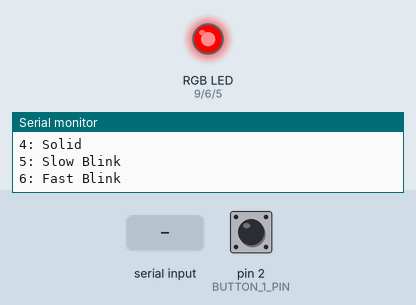
The sketch below on a simulated Arduino Uno, built with avr-gcc and run on an emulated ATmega328P. On the bench: an RGB LED mixed from three pins (HIGH = lit), the last lines printed to the serial monitor. Dashed ring = blinking. The inputs (shaded band) are chosen by the test bench; at power-on: pin 2 (BUTTON_1_PIN) LOW.

Above: at 1.2 s.
1.3 s: "5\n" received over Serial
At 1.8 s:
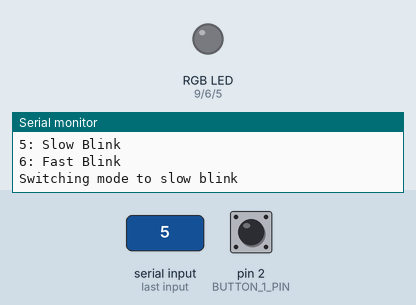
4.3 s: "3\n" received over Serial
At 5.1 s:
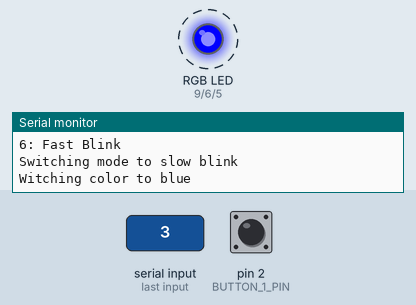
7.3 s: pin 2 (BUTTON_1_PIN) pulled HIGH for 0.15 s
10.3 s: "2\n" received over Serial
At 11.8 s:
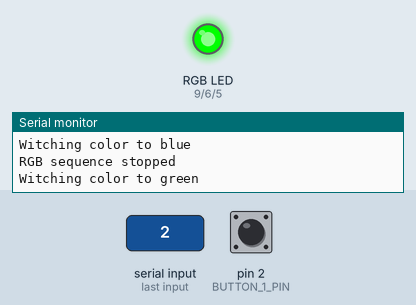
13.3 s: pin 2 (BUTTON_1_PIN) pulled HIGH for 1 s
At 14.4 s:
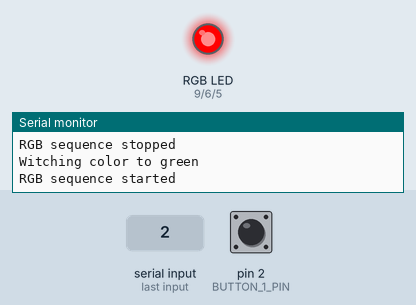
Timing chart, 0 to 16.3 s (numbered marks = the images above; inputs shaded):
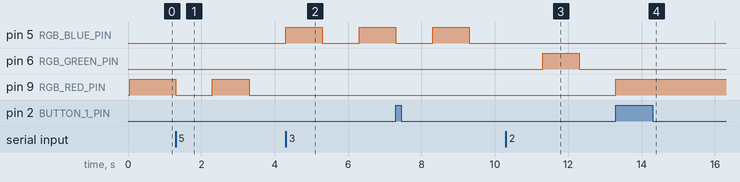

Measured:
- after the input at 1.3 s, pin 9 (RGB_RED_PIN): HIGH → LOW at once, → HIGH 1.0 s later, → LOW 1.0 s later
- after the input at 4.3 s, pin 5 (RGB_BLUE_PIN): LOW → HIGH at once, → LOW 1.0 s later, → HIGH 1.0 s later; pin 9 (RGB_RED_PIN): stays LOW (without the input it goes to HIGH after 0.00 s)
- after the input at 10.3 s, pin 5 (RGB_BLUE_PIN): stays LOW (without the input it goes to HIGH after 0.00 s); pin 6 (RGB_GREEN_PIN): LOW → HIGH after 1.0 s, → LOW 1.0 s later
- after the input at 13.3 s, pin 6 (RGB_GREEN_PIN): stops changing and stays LOW; pin 9 (RGB_RED_PIN): LOW → HIGH at once

The sketch:

4b5.ino
```cpp
/////////////////////////////////////
//////// Custom Data Types //////////
/////////////////////////////////////

enum RgbColorCommand
{
    RED = 1,
    GREEN = 2,
    BLUE = 3
};

enum RgbModeCommand
{
    SOLID = 4,
    SLOW_BLINK = 5,
    FAST_BLINK = 6
};

enum class RgbMode
{
    SOLID,
    SLOW_BLINK,
    FAST_BLINK
};

enum class RgbColor
{
    RED,
    GREEN,
    BLUE
};

/////////////////////////////////////
/////// Button 1 State Code /////////
/////////////////////////////////////

const int BUTTON_1_PIN = 2;

bool button1State = false;

// The time when the button state last changed
unsigned long button1DebounceTimer = 0;
unsigned long button1DebounceTimeout = 50;

// Updates the global variable button1State with
// the current debounced state of the button.
// Do not call this function directly. Use updateButton1 instead.
// https://docs.arduino.cc/built-in-examples/digital/Debounce
void updateButton1State()
{

    if ((millis() - button1DebounceTimer) < button1DebounceTimeout)
    {
        // Exit the function if the timeout has not expired
        return;
    }

    // Because the button is wired as a pulldown circuit,
    // the pin will detect a HIGH signal when the button is pressed,
    // and a LOW signal when the button is not pressed.
    bool newState = digitalRead(BUTTON_1_PIN) == HIGH;

    if (newState != button1State)
    {
        // Reset the debounce timer if the state has changed
        button1DebounceTimer = millis();
    }

    // Update the global variable that
    // the rest of the program uses
    button1State = newState;
}

/////////////////////////////////////
///// Button 1 Edge Detection ///////
/////////////////////////////////////

/*
Becomes true for one loop when the button state has a rising edge.
A rising edge is when the button state changes from 0 to 1
Example:
    if (button1RisingEdge)
    {
        // Do something once per button press
    }
*/
bool button1RisingEdge = false;

// The oposite of button1RisingEdge
bool button1FallingEdge = false;

bool button1PreviousState = false;

// Updates the global variables button1RisingEdge and button1RisingEdge.
// Do not call this function directly. Use updateButton1 instead.
// https://docs.arduino.cc/built-in-examples/digital/StateChangeDetection
void updateButton1EdgeDetection()
{
    // A rising edge is detected when the state is 1 and it used to be 0: 1 && !0
    button1RisingEdge = button1State && !button1PreviousState;

    // A falling edge is detected when the state is 0 and it used to be 1: !0 && 1
    button1FallingEdge = !button1State && button1PreviousState;

    // Update the previous state for the next time this function is called
    button1PreviousState = button1State;
}

/////////////////////////////////////
//////////// Button 1 ///////////////
/////////////////////////////////////

void setupButton1()
{
    pinMode(BUTTON_1_PIN, INPUT);
}

// Updates everything needed to use the global variables
// button1State, button1RisingEdge and button1FallingEdge.
// Call this function in void loop().
void updateButton1()
{
    updateButton1State();
    updateButton1EdgeDetection();
}

/////////////////////////////////////
/////////// Rgb LED Code ////////////
/////////////////////////////////////

const int RGB_RED_PIN = 9;
const int RGB_GREEN_PIN = 6;
const int RGB_BLUE_PIN = 5;

bool rgbState = false;
RgbColor rgbColor = RgbColor::RED;

void updateRgb()
{
    switch (rgbColor)
    {
    case RgbColor::RED:
        digitalWrite(RGB_RED_PIN, rgbState);
        digitalWrite(RGB_GREEN_PIN, LOW);
        digitalWrite(RGB_BLUE_PIN, LOW);
        break;
    case RgbColor::GREEN:
        digitalWrite(RGB_RED_PIN, LOW);
        digitalWrite(RGB_GREEN_PIN, rgbState);
        digitalWrite(RGB_BLUE_PIN, LOW);
        break;
    case RgbColor::BLUE:
        digitalWrite(RGB_RED_PIN, LOW);
        digitalWrite(RGB_GREEN_PIN, LOW);
        digitalWrite(RGB_BLUE_PIN, rgbState);
        break;
    }
}

void setupRgb()
{
    pinMode(RGB_RED_PIN, OUTPUT);
    pinMode(RGB_GREEN_PIN, OUTPUT);
    pinMode(RGB_BLUE_PIN, OUTPUT);
}

/////////////////////////////////////
//////// Rgb Controller Code ////////
/////////////////////////////////////

RgbMode rgbMode = RgbMode::SOLID;

unsigned long rgbBlinkTimer = 0;

void updateRgbMode()
{
    switch (rgbMode)
    {
    case RgbMode::SOLID:
        rgbState = true;
        break;
    case RgbMode::SLOW_BLINK:
        if ((millis() - rgbBlinkTimer) >= 1000)
        {
            rgbState = !rgbState;
            rgbBlinkTimer = millis();
        }
        break;
    case RgbMode::FAST_BLINK:
        if ((millis() - rgbBlinkTimer) >= 250)
        {
            rgbState = !rgbState;
            rgbBlinkTimer = millis();
        }
        break;
    }
}

/////////////////////////////////////
///////// Serial Code ///////////////
/////////////////////////////////////

// The "command" argument of this function is
// the type integer instead of LedCommand
// because the default case allows us to
// handle commands that are not covered by
// the LedCommand enum.
void runSerialCommand(int command)
{
    switch (command)
    {
    ///////////////////////////
    //// Rgb Color Commands ///
    ///////////////////////////
    case RgbColorCommand::RED:
        Serial.println("Witching color to red");
        rgbColor = RgbColor::RED;
        break;
    case RgbColorCommand::GREEN:
        Serial.println("Witching color to green");
        rgbColor = RgbColor::GREEN;
        break;
    case RgbColorCommand::BLUE:
        Serial.println("Witching color to blue");
        rgbColor = RgbColor::BLUE;
        break;
    ///////////////////////////
    //// Rgb Mode Commands ////
    ///////////////////////////
    case RgbModeCommand::SOLID:
        Serial.println("Switching mode to solid");
        rgbMode = RgbMode::SOLID;
        break;
    case RgbModeCommand::SLOW_BLINK:
        Serial.println("Switching mode to slow blink");
        rgbMode = RgbMode::SLOW_BLINK;
        break;
    case RgbModeCommand::FAST_BLINK:
        Serial.println("Switching mode to fast blink");
        rgbMode = RgbMode::FAST_BLINK;
        break;
    ///////////////////////////
    ////// Other Commands /////
    ///////////////////////////
    default:
        Serial.println("Invalid command: " + String(command));
        break;
    }
}

void updateSerial()
{
    if (Serial.available() > 0)
    {
        char command = Serial.parseInt();

        if (command == 0)
        {
            // Do nothing
            // This is executed when the Serial Monitor
            // receives a newline (\n) character at
            // the end of every message.
            return;
        }

        runSerialCommand(command);
    }
}

void setupSerialCommand()
{
    Serial.println("Please enter a command:");
    Serial.println("Set Color:");
    Serial.println(String(RgbColorCommand::RED) + ": Red");
    Serial.println(String(RgbColorCommand::GREEN) + ": Green");
    Serial.println(String(RgbColorCommand::BLUE) + ": Blue");
    Serial.println("Set Mode:");
    Serial.println(String(RgbModeCommand::SOLID) + ": Solid");
    Serial.println(String(RgbModeCommand::SLOW_BLINK) + ": Slow Blink");
    Serial.println(String(RgbModeCommand::FAST_BLINK) + ": Fast Blink");
}

/////////////////////////////////////
//////// Rgb Sequence Code //////////
/////////////////////////////////////

int rgbSequenceStep = 0;
int rgbSequenceActive = false;
unsigned long rgbSequenceTimer = 0;

void updateRgbSequence()
{
    // Toggle the rgb sequence on or off
    // when button 1 is pressed.
    if (button1RisingEdge)
    {
        rgbSequenceActive = !rgbSequenceActive;
        rgbSequenceStep = 0;
        rgbSequenceTimer = millis();

        if (rgbSequenceActive)
        {
            Serial.println("RGB sequence started");
        }
        else
        {
            Serial.println("RGB sequence stopped");
        }
    }

    if (!rgbSequenceActive)
    {
        // Exit the function
        return;
    }

    switch (rgbSequenceStep)
    {
    case 0:
        // Runs once
        rgbColor = RgbColor::RED;
        rgbMode = RgbMode::SOLID;
        rgbSequenceTimer = millis();
        rgbSequenceStep += 1;
        break;
    case 1:
        // Runs every loop until the timer is up
        if ((millis() - rgbSequenceTimer) >= 10000)
        {
            rgbSequenceStep += 1;
        }
        break;
    case 2:
        // Runs once
        rgbColor = RgbColor::GREEN;
        rgbMode = RgbMode::SLOW_BLINK;
        rgbSequenceTimer = millis();
        rgbSequenceStep += 1;
        break;
    case 3:
        // Runs every loop until the timer is up
        if ((millis() - rgbSequenceTimer) >= 10000)
        {
            rgbSequenceStep += 1;
        }
        break;
    case 4:
        // Runs once
        rgbColor = RgbColor::BLUE;
        rgbMode = RgbMode::FAST_BLINK;
        rgbSequenceTimer = millis();
        rgbSequenceStep += 1;
        break;
    case 5:
        // Runs every loop until the timer is up
        if ((millis() - rgbSequenceTimer) >= 10000)
        {
            rgbSequenceStep = 0;
        }
        break;
    }
}

/////////////////////////////////////
/////////// Main Code ///////////////
/////////////////////////////////////

void setup()
{
    Serial.begin(9600);

    setupSerialCommand();
    setupButton1();
    setupRgb();

    rgbSequenceActive = true;
}

void loop()
{
    updateButton1();
    updateSerial();
    updateRgbSequence();
    updateRgbMode();
    updateRgb();
}
```
